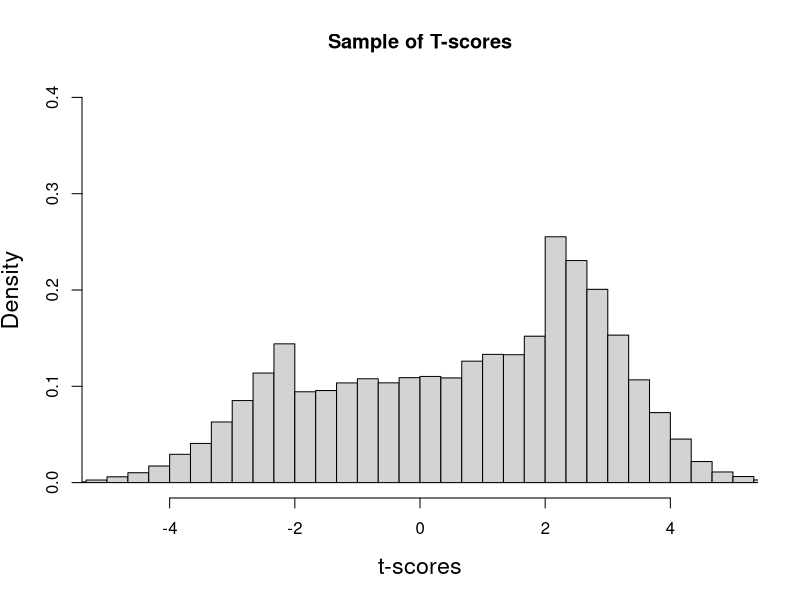
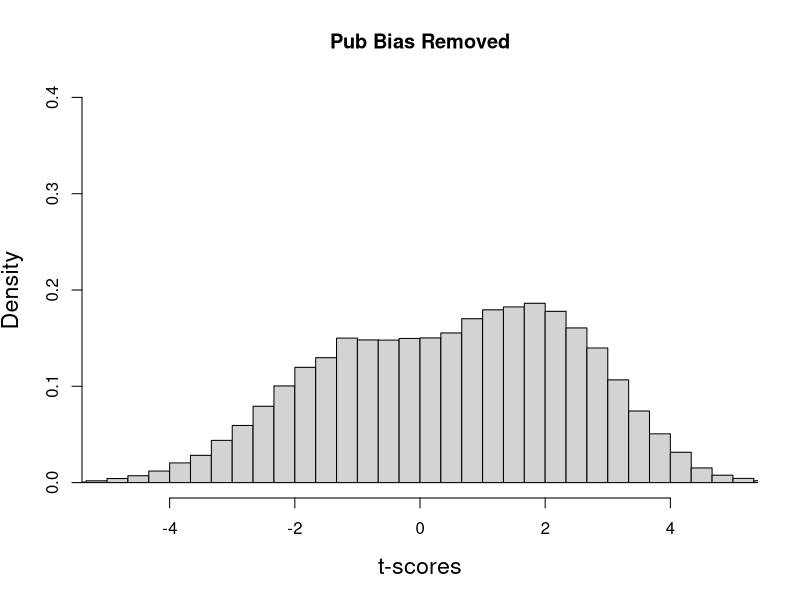
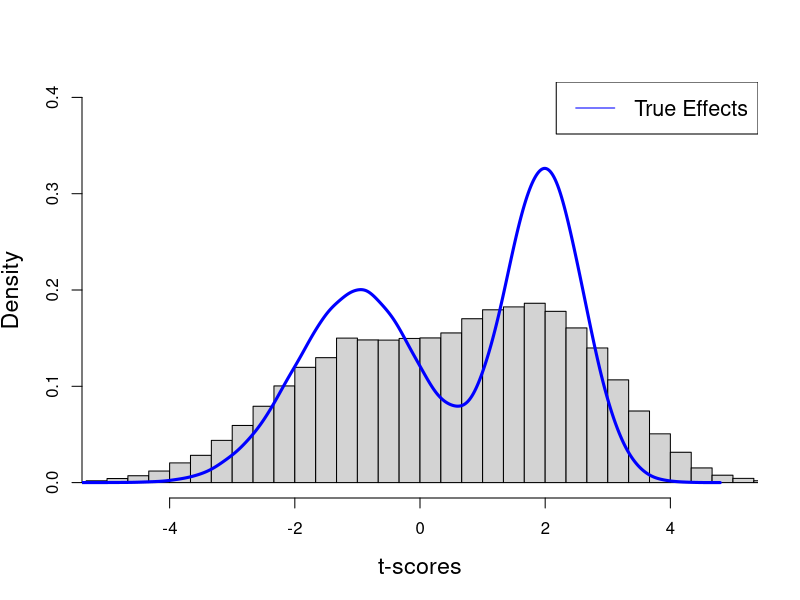
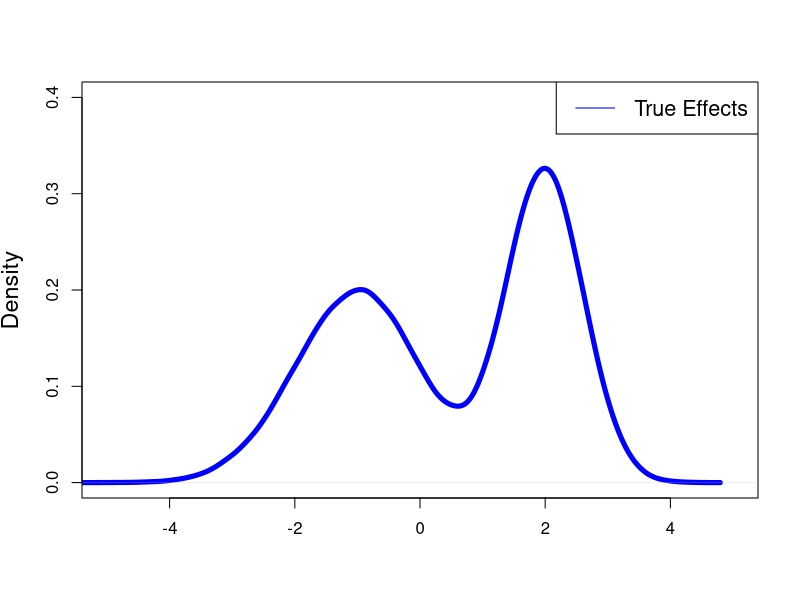
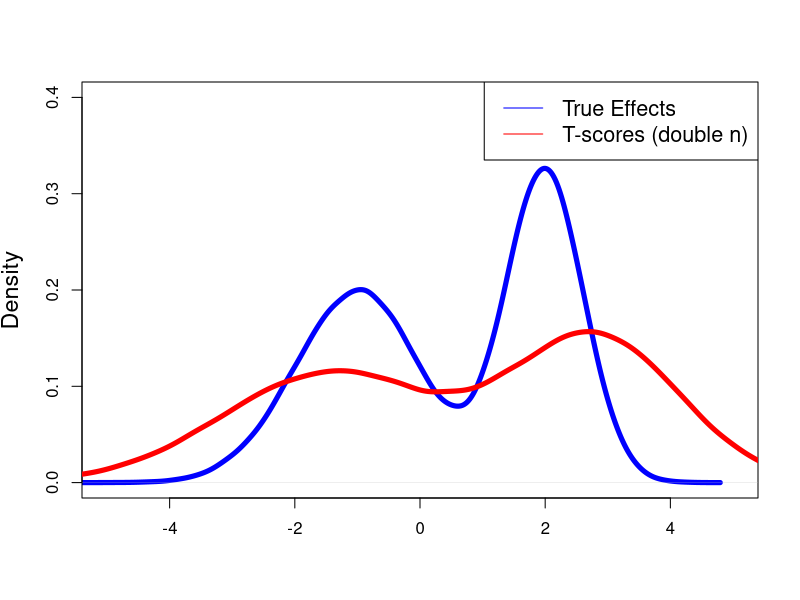
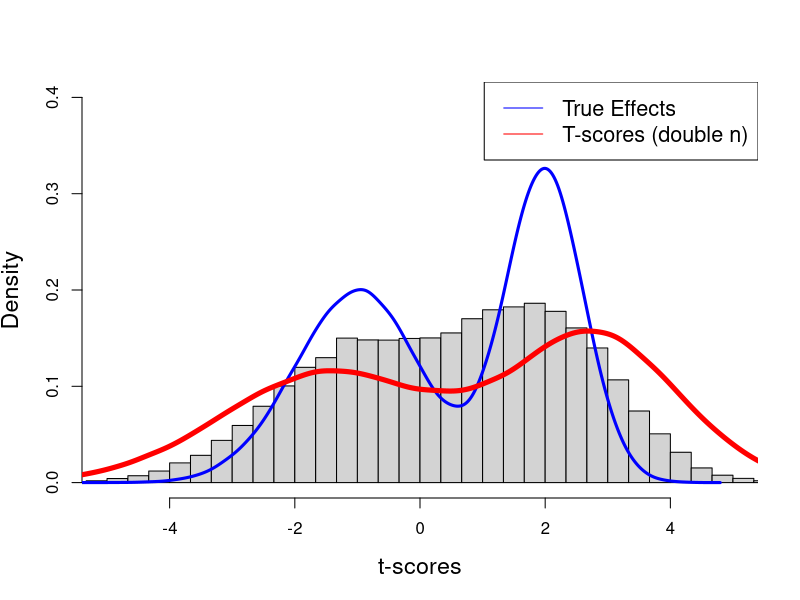

R code for these plots, in order:
# Testing for Underpowered Literatures
# Stefan Faridani
# February 26, 2024
# See README for replication instructions
# This script is for transparency purposes only. 
# This code will likely change prior to publication of the article.
# Run this on its own (to avoid interference from GGplot)


#generate t-scores
setwd(paste0(root,"/output/figures"))

n <- 50000
theta <- 0.5
xlims <- c(-5,5)
ylims <- c(0,0.4)
cexlab <- 1.4
hs <- c(-1+rnorm(n/2),2+0.6*rnorm(n/2))
hs_big <- c(-1+rnorm(100000),2+0.6*rnorm(100000))
Ts <- hs + rnorm(n)
include <- abs(Ts)>1.96 | runif(n)<theta
Ts_pb <- Ts[ include ]

breakpoints <- ((-9*3):(10*3))/3 #(-90:100)/10


pdf(file = "Slides_Tscores_pb.pdf",   # The directory you want to save the file in
)
hist(Ts_pb,xlim =xlims,ylim=ylims,
     breaks=breakpoints,xlab="t-scores",
     main="Sample of T-scores",
     probability=TRUE,cex.lab=cexlab)
dev.off()

pdf(file = "Slides_Tscores_nopb.pdf",   # The directory you want to save the file in
)
hist(Ts,xlim =xlims,ylim=ylims,
     breaks=breakpoints,xlab="t-scores",
     main="Pub Bias Removed",probability=TRUE,cex.lab=cexlab)
dev.off()

pdf(file = "Slides_fit.pdf",   # The directory you want to save the file in
)
hist(Ts,xlim =xlims,ylim=ylims,
     breaks=breakpoints,xlab="t-scores",
     main="",probability=TRUE,cex.lab=cexlab)
lines(density(hs_big), # density plot
      lwd = 3, # thickness of line
      col = "blue")
legend(x="topright",y="right",legend=c("True Effects"),
       col=c("blue"), lty=1, cex=1.3)
dev.off()

pdf(file = "Slides_True_Effects_Only.pdf",   # The directory you want to save the file in
    )
plot(density(hs_big),xlim =xlims,ylim=ylims,
     lwd = 5, # thickness of line
     col = "blue",xlab="",main="",cex.lab=cexlab)
legend(x="topright",y="right",legend=c("True Effects"),
       col=c("blue"), lty=1, cex=1.3)
dev.off()


pdf(file = "Slides_True_Effects_T_counter.pdf",   # The directory you want to save the file in
)
plot(density(hs_big),xlim =xlims,ylim=ylims,
     lwd = 5, # thickness of line
     col = "blue",xlab="",main="",cex.lab=cexlab)
lines(density(hs_big*sqrt(2)+rnorm(length(hs_big))), # density plot
      lwd = 5, # thickness of line
      col = "red",xlab="",main="")
legend(x="topright",y="right",legend=c("True Effects", "T-scores (double n)"),
       col=c("blue", "red"), lty=1, cex=1.3)
dev.off()

pdf(file = "Slides_all.pdf",   # The directory you want to save the file in
)
hist(Ts,xlim =xlims,ylim=ylims,
     breaks=breakpoints,xlab="t-scores",
     main="",probability=TRUE,cex.lab=cexlab)
lines(density(hs_big), # density plot
      lwd = 3, # thickness of line
      col = "blue")
lines(density(hs_big*sqrt(2)+rnorm(length(hs_big))), # density plot
      lwd = 5, # thickness of line
      col = "red",xlab="",main="")
legend(x="topright",y="right",legend=c("True Effects", "T-scores (double n)"),
       col=c("blue", "red"),lty=c(1,1), cex=1.3)
dev.off()
